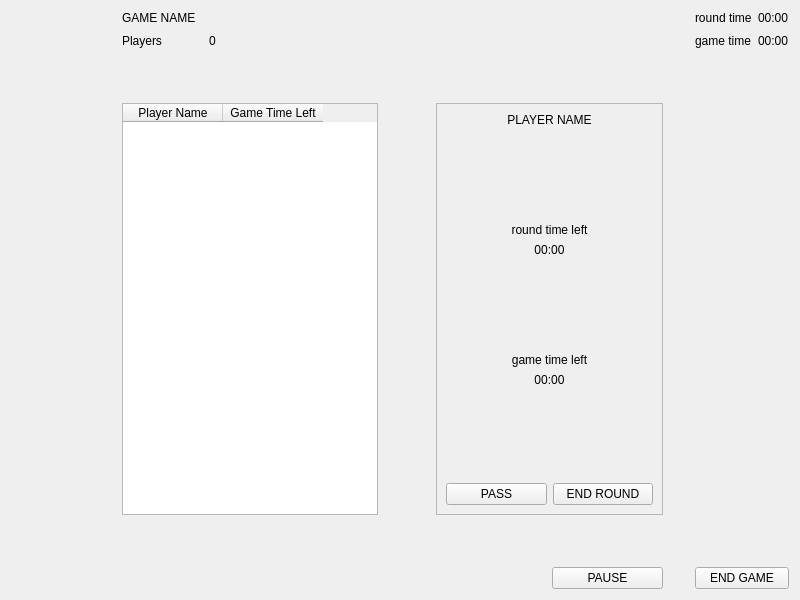
<?xml version="1.0" encoding="UTF-8"?>
<ui version="4.0">
 <class>Form</class>
 <widget class="QWidget" name="Form">
  <property name="geometry">
   <rect>
    <x>0</x>
    <y>0</y>
    <width>800</width>
    <height>600</height>
   </rect>
  </property>
  <property name="windowTitle">
   <string>Form</string>
  </property>
  <layout class="QGridLayout" name="gridLayout_2">
   <item row="1" column="8">
    <spacer name="horizontalSpacer_4">
     <property name="orientation">
      <enum>Qt::Horizontal</enum>
     </property>
     <property name="sizeHint" stdset="0">
      <size>
       <width>40</width>
       <height>20</height>
      </size>
     </property>
    </spacer>
   </item>
   <item row="1" column="12">
    <widget class="QLabel" name="gameTimeInfoLabel">
     <property name="text">
      <string>00:00</string>
     </property>
    </widget>
   </item>
   <item row="1" column="2">
    <widget class="QLabel" name="playersNumberInfoLabel">
     <property name="text">
      <string>0</string>
     </property>
    </widget>
   </item>
   <item row="2" column="8" colspan="3">
    <spacer name="verticalSpacer_6">
     <property name="orientation">
      <enum>Qt::Vertical</enum>
     </property>
     <property name="sizeType">
      <enum>QSizePolicy::Minimum</enum>
     </property>
     <property name="sizeHint" stdset="0">
      <size>
       <width>20</width>
       <height>40</height>
      </size>
     </property>
    </spacer>
   </item>
   <item row="0" column="11">
    <widget class="QLabel" name="roundTimeLabel">
     <property name="text">
      <string>round time</string>
     </property>
    </widget>
   </item>
   <item row="0" column="12">
    <widget class="QLabel" name="roundTimeInfoLabel">
     <property name="text">
      <string>00:00</string>
     </property>
    </widget>
   </item>
   <item row="1" column="1">
    <widget class="QLabel" name="playersNumberLabel">
     <property name="text">
      <string>Players</string>
     </property>
    </widget>
   </item>
   <item row="0" column="1" colspan="5">
    <widget class="QLabel" name="gameNameLabel">
     <property name="text">
      <string>GAME NAME</string>
     </property>
    </widget>
   </item>
   <item row="4" column="10">
    <spacer name="verticalSpacer_9">
     <property name="orientation">
      <enum>Qt::Vertical</enum>
     </property>
     <property name="sizeHint" stdset="0">
      <size>
       <width>20</width>
       <height>40</height>
      </size>
     </property>
    </spacer>
   </item>
   <item row="3" column="10">
    <spacer name="verticalSpacer_7">
     <property name="orientation">
      <enum>Qt::Vertical</enum>
     </property>
     <property name="sizeHint" stdset="0">
      <size>
       <width>20</width>
       <height>40</height>
      </size>
     </property>
    </spacer>
   </item>
   <item row="3" column="8" rowspan="2" colspan="2">
    <widget class="QFrame" name="actualPlayerFrame">
     <property name="sizePolicy">
      <sizepolicy hsizetype="Expanding" vsizetype="Expanding">
       <horstretch>0</horstretch>
       <verstretch>0</verstretch>
      </sizepolicy>
     </property>
     <property name="minimumSize">
      <size>
       <width>0</width>
       <height>0</height>
      </size>
     </property>
     <property name="frameShape">
      <enum>QFrame::StyledPanel</enum>
     </property>
     <property name="frameShadow">
      <enum>QFrame::Raised</enum>
     </property>
     <layout class="QGridLayout" name="gridLayout">
      <item row="9" column="0">
       <widget class="QPushButton" name="passButton">
        <property name="text">
         <string>PASS</string>
        </property>
       </widget>
      </item>
      <item row="0" column="0" colspan="2">
       <widget class="QLabel" name="playerNameLabel">
        <property name="text">
         <string>PLAYER NAME</string>
        </property>
        <property name="alignment">
         <set>Qt::AlignCenter</set>
        </property>
       </widget>
      </item>
      <item row="9" column="1">
       <widget class="QPushButton" name="endRoundButton">
        <property name="text">
         <string>END ROUND</string>
        </property>
       </widget>
      </item>
      <item row="1" column="0" colspan="2">
       <spacer name="verticalSpacer_2">
        <property name="orientation">
         <enum>Qt::Vertical</enum>
        </property>
        <property name="sizeHint" stdset="0">
         <size>
          <width>20</width>
          <height>40</height>
         </size>
        </property>
       </spacer>
      </item>
      <item row="5" column="0" colspan="2">
       <widget class="QLabel" name="actualGameTimeLabel">
        <property name="text">
         <string>game time left</string>
        </property>
        <property name="alignment">
         <set>Qt::AlignCenter</set>
        </property>
       </widget>
      </item>
      <item row="2" column="0" colspan="2">
       <widget class="QLabel" name="actualRoundTimeLabel">
        <property name="text">
         <string>round time left</string>
        </property>
        <property name="alignment">
         <set>Qt::AlignCenter</set>
        </property>
       </widget>
      </item>
      <item row="4" column="0" colspan="2">
       <spacer name="verticalSpacer_5">
        <property name="orientation">
         <enum>Qt::Vertical</enum>
        </property>
        <property name="sizeHint" stdset="0">
         <size>
          <width>20</width>
          <height>40</height>
         </size>
        </property>
       </spacer>
      </item>
      <item row="6" column="0" colspan="2">
       <widget class="QLabel" name="actualGameTimeInfoLabel">
        <property name="text">
         <string>00:00</string>
        </property>
        <property name="alignment">
         <set>Qt::AlignCenter</set>
        </property>
       </widget>
      </item>
      <item row="8" column="0" colspan="2">
       <spacer name="verticalSpacer">
        <property name="orientation">
         <enum>Qt::Vertical</enum>
        </property>
        <property name="sizeHint" stdset="0">
         <size>
          <width>20</width>
          <height>40</height>
         </size>
        </property>
       </spacer>
      </item>
      <item row="3" column="0" colspan="2">
       <widget class="QLabel" name="actualRoundTimeInfoLabel">
        <property name="text">
         <string>00:00</string>
        </property>
        <property name="alignment">
         <set>Qt::AlignCenter</set>
        </property>
       </widget>
      </item>
     </layout>
    </widget>
   </item>
   <item row="6" column="9">
    <widget class="QPushButton" name="pauseButton">
     <property name="text">
      <string>PAUSE</string>
     </property>
    </widget>
   </item>
   <item row="5" column="8" colspan="2">
    <spacer name="verticalSpacer_4">
     <property name="orientation">
      <enum>Qt::Vertical</enum>
     </property>
     <property name="sizeType">
      <enum>QSizePolicy::Minimum</enum>
     </property>
     <property name="sizeHint" stdset="0">
      <size>
       <width>20</width>
       <height>40</height>
      </size>
     </property>
    </spacer>
   </item>
   <item row="1" column="9">
    <spacer name="horizontalSpacer_3">
     <property name="orientation">
      <enum>Qt::Horizontal</enum>
     </property>
     <property name="sizeHint" stdset="0">
      <size>
       <width>40</width>
       <height>20</height>
      </size>
     </property>
    </spacer>
   </item>
   <item row="2" column="4" rowspan="4">
    <spacer name="horizontalSpacer">
     <property name="orientation">
      <enum>Qt::Horizontal</enum>
     </property>
     <property name="sizeType">
      <enum>QSizePolicy::Minimum</enum>
     </property>
     <property name="sizeHint" stdset="0">
      <size>
       <width>40</width>
       <height>20</height>
      </size>
     </property>
    </spacer>
   </item>
   <item row="6" column="11" colspan="2">
    <widget class="QPushButton" name="endGameButton">
     <property name="text">
      <string>END GAME</string>
     </property>
    </widget>
   </item>
   <item row="5" column="10" rowspan="2">
    <spacer name="verticalSpacer_8">
     <property name="orientation">
      <enum>Qt::Vertical</enum>
     </property>
     <property name="sizeHint" stdset="0">
      <size>
       <width>20</width>
       <height>40</height>
      </size>
     </property>
    </spacer>
   </item>
   <item row="1" column="3" colspan="2">
    <spacer name="horizontalSpacer_5">
     <property name="orientation">
      <enum>Qt::Horizontal</enum>
     </property>
     <property name="sizeHint" stdset="0">
      <size>
       <width>40</width>
       <height>20</height>
      </size>
     </property>
    </spacer>
   </item>
   <item row="1" column="0" rowspan="5">
    <spacer name="horizontalSpacer_6">
     <property name="orientation">
      <enum>Qt::Horizontal</enum>
     </property>
     <property name="sizeHint" stdset="0">
      <size>
       <width>40</width>
       <height>20</height>
      </size>
     </property>
    </spacer>
   </item>
   <item row="1" column="11">
    <widget class="QLabel" name="gameTimeLabel">
     <property name="text">
      <string>game time</string>
     </property>
    </widget>
   </item>
   <item row="2" column="11" rowspan="4" colspan="2">
    <spacer name="horizontalSpacer_2">
     <property name="orientation">
      <enum>Qt::Horizontal</enum>
     </property>
     <property name="sizeType">
      <enum>QSizePolicy::MinimumExpanding</enum>
     </property>
     <property name="sizeHint" stdset="0">
      <size>
       <width>40</width>
       <height>20</height>
      </size>
     </property>
    </spacer>
   </item>
   <item row="3" column="1" rowspan="2" colspan="3">
    <widget class="QTableWidget" name="playersQueueTableWidget">
     <property name="sizePolicy">
      <sizepolicy hsizetype="Expanding" vsizetype="Expanding">
       <horstretch>0</horstretch>
       <verstretch>0</verstretch>
      </sizepolicy>
     </property>
     <property name="editTriggers">
      <set>QAbstractItemView::NoEditTriggers</set>
     </property>
     <property name="showGrid">
      <bool>true</bool>
     </property>
     <attribute name="horizontalHeaderMinimumSectionSize">
      <number>19</number>
     </attribute>
     <column>
      <property name="text">
       <string>Player Name</string>
      </property>
     </column>
     <column>
      <property name="text">
       <string>Game Time Left</string>
      </property>
     </column>
    </widget>
   </item>
  </layout>
 </widget>
 <resources/>
 <connections/>
</ui>
